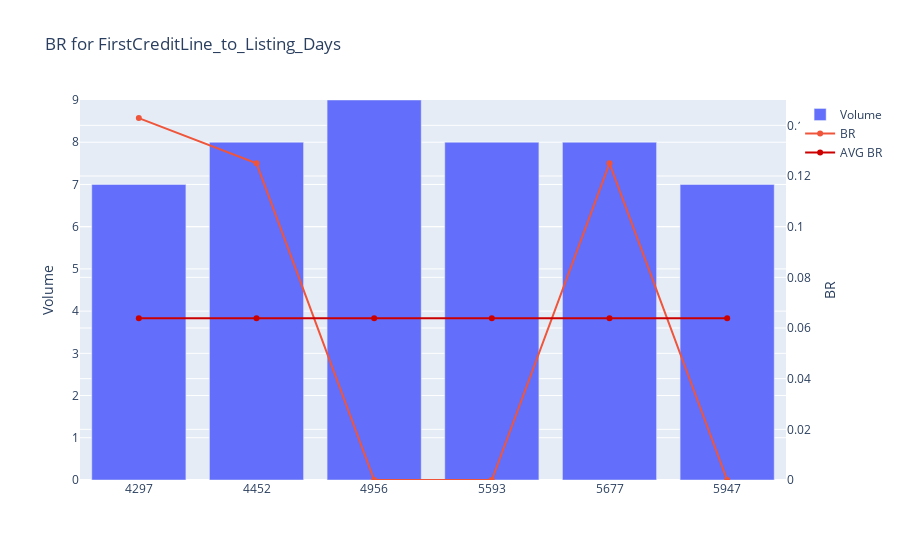
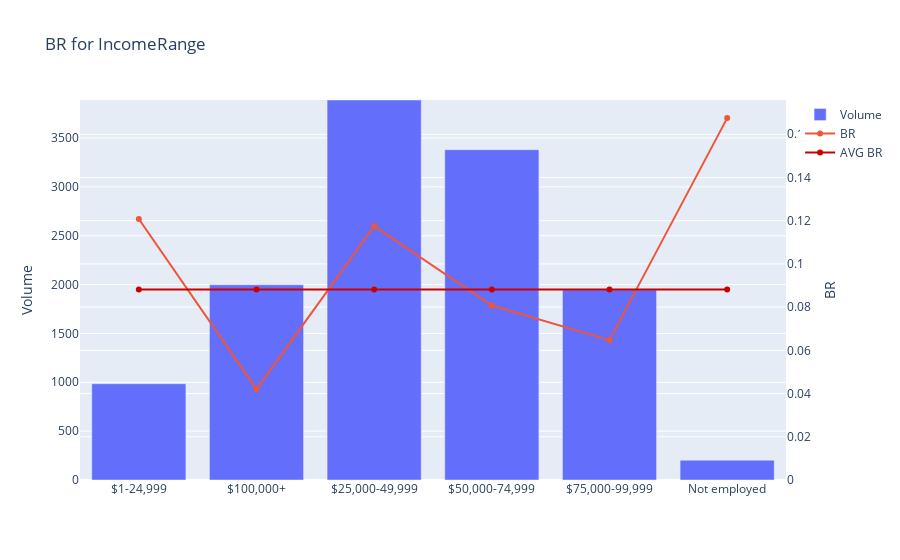
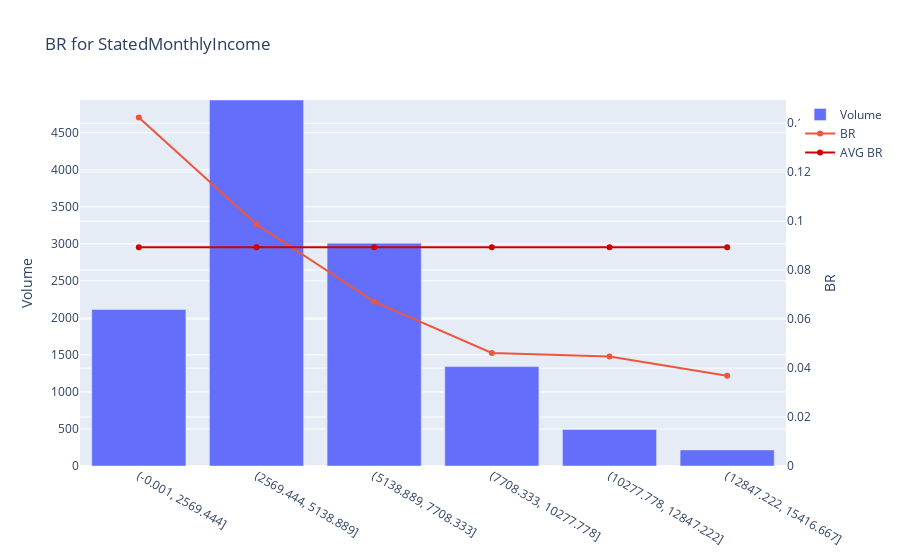
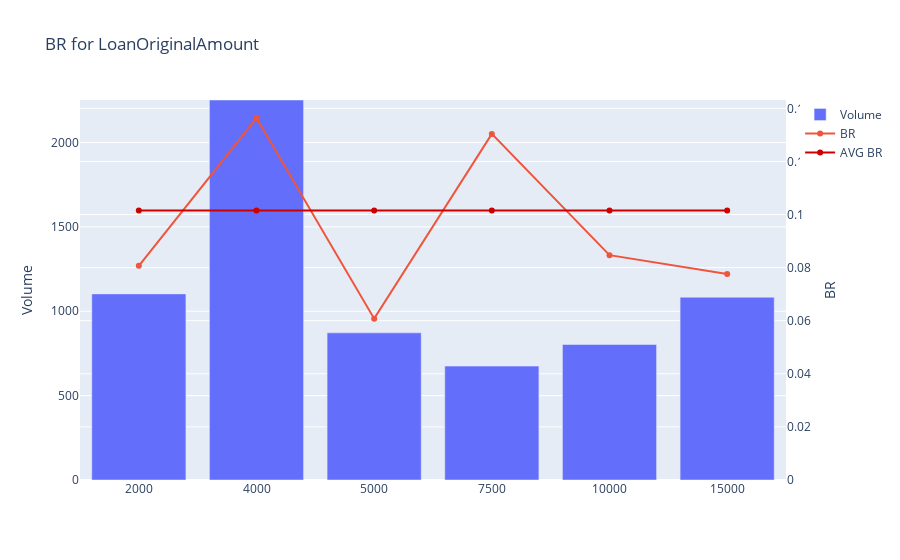

Source (notebook cell) for these figures, in order:
### Code cell
#plot features
for c in df_iv.sort_values(by="IV", ascending=False).feature.values.tolist():
    py.iplot(output_graph_update(c, [0., 97.5], 6, df, 'bad'))

### Figure 1 — Plotly figure (JSON) as saved in the notebook; plotly's stock layout.template omitted (floating-point values rounded to 4 significant figures)
{"data": [{"name": "Volume", "type": "bar", "x": ["4297", "4452", "4956", "5593", "5677", "5947"], "y": [7, 8, 9, 8, 8, 7]}, {"name": "BR", "type": "scatter", "x": ["4297", "4452", "4956", "5593", "5677", "5947"], "y": [0.1429, 0.125, 0, 0, 0.125, 0], "yaxis": "y2"}, {"line": {"color": "rgb(205, 0, 0)"}, "name": "AVG BR", "type": "scatter", "x": ["4297", "4452", "4956", "5593", "5677", "5947"], "y": [0.06383, 0.06383, 0.06383, 0.06383, 0.06383, 0.06383], "yaxis": "y2"}], "layout": {"title": {"text": "BR for FirstCreditLine_to_Listing_Days"}, "yaxis": {"range": [0, 9], "title": {"text": "Volume"}}, "yaxis2": {"overlaying": "y", "range": [0, 0.15], "side": "right", "title": {"text": "BR"}}}}

### Figure 2 — Plotly figure (JSON) as saved in the notebook; plotly's stock layout.template omitted (floating-point values rounded to 4 significant figures)
{"data": [{"name": "Volume", "type": "bar", "x": ["$1-24,999", "$100,000+", "$25,000-49,999", "$50,000-74,999", "$75,000-99,999", "Not employed"], "y": [985, 1998, 3889, 3381, 1947, 203]}, {"name": "BR", "type": "scatter", "x": ["$1-24,999", "$100,000+", "$25,000-49,999", "$50,000-74,999", "$75,000-99,999", "Not employed"], "y": [0.1208, 0.04204, 0.1175, 0.08075, 0.06471, 0.1675], "yaxis": "y2"}, {"line": {"color": "rgb(205, 0, 0)"}, "name": "AVG BR", "type": "scatter", "x": ["$1-24,999", "$100,000+", "$25,000-49,999", "$50,000-74,999", "$75,000-99,999", "Not employed"], "y": [0.08812, 0.08812, 0.08812, 0.08812, 0.08812, 0.08812], "yaxis": "y2"}], "layout": {"title": {"text": "BR for IncomeRange"}, "yaxis": {"range": [0, 3889], "title": {"text": "Volume"}}, "yaxis2": {"overlaying": "y", "range": [0, 0.1759], "side": "right", "title": {"text": "BR"}}}}

### Figure 3 — Plotly figure (JSON) as saved in the notebook; plotly's stock layout.template omitted (floating-point values rounded to 4 significant figures)
{"data": [{"name": "Volume", "type": "bar", "x": ["(-0.001, 2569.444]", "(2569.444, 5138.889]", "(5138.889, 7708.333]", "(7708.333, 10277.778]", "(10277.778, 12847.222]", "(12847.222, 15416.667]"], "y": [2114, 4942, 3009, 1342, 492, 217]}, {"name": "BR", "type": "scatter", "x": ["(-0.001, 2569.444]", "(2569.444, 5138.889]", "(5138.889, 7708.333]", "(7708.333, 10277.778]", "(10277.778, 12847.222]", "(12847.222, 15416.667]"], "y": [0.1424, 0.09875, 0.06713, 0.0462, 0.04472, 0.03687], "yaxis": "y2"}, {"line": {"color": "rgb(205, 0, 0)"}, "name": "AVG BR", "type": "scatter", "x": ["(-0.001, 2569.444]", "(2569.444, 5138.889]", "(5138.889, 7708.333]", "(7708.333, 10277.778]", "(10277.778, 12847.222]", "(12847.222, 15416.667]"], "y": [0.08939, 0.08939, 0.08939, 0.08939, 0.08939, 0.08939], "yaxis": "y2"}], "layout": {"title": {"text": "BR for StatedMonthlyIncome"}, "yaxis": {"range": [0, 4942], "title": {"text": "Volume"}}, "yaxis2": {"overlaying": "y", "range": [0, 0.1495], "side": "right", "title": {"text": "BR"}}}}

### Figure 4 — Plotly figure (JSON) as saved in the notebook; plotly's stock layout.template omitted (floating-point values rounded to 4 significant figures)
{"data": [{"name": "Volume", "type": "bar", "x": ["2000", "4000", "5000", "7500", "10000", "15000"], "y": [1103, 2252, 872, 675, 803, 1083]}, {"name": "BR", "type": "scatter", "x": ["2000", "4000", "5000", "7500", "10000", "15000"], "y": [0.08069, 0.1363, 0.06078, 0.1304, 0.08468, 0.07756], "yaxis": "y2"}, {"line": {"color": "rgb(205, 0, 0)"}, "name": "AVG BR", "type": "scatter", "x": ["2000", "4000", "5000", "7500", "10000", "15000"], "y": [0.1015, 0.1015, 0.1015, 0.1015, 0.1015, 0.1015], "yaxis": "y2"}], "layout": {"title": {"text": "BR for LoanOriginalAmount"}, "yaxis": {"range": [0, 2252], "title": {"text": "Volume"}}, "yaxis2": {"overlaying": "y", "range": [0, 0.1431], "side": "right", "title": {"text": "BR"}}}}
